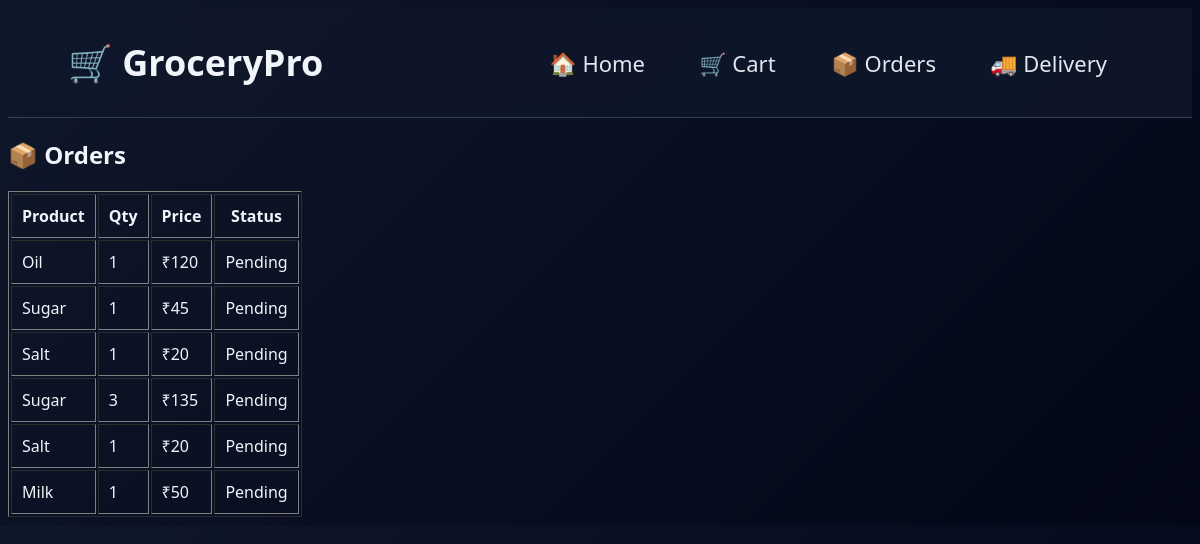
The page /orders on the database its author committed.
### tables this page shows
CREATE TABLE orders (
        id INTEGER PRIMARY KEY AUTOINCREMENT,
        name TEXT,
        qty INTEGER,
        price INTEGER,
        status TEXT
    );

### app.py (the view)
@app.route("/orders")
def orders():
    conn = sqlite3.connect("database.db")
    c = conn.cursor()
    c.execute("SELECT * FROM orders")
    data = c.fetchall()
    conn.close()
    orders = [{
        "name": d[1],
        "qty": d[2],
        "price": d[3],
        "status": d[4]
    } for d in data]
    return render_template("orders.html", orders=orders)

### templates/orders.html
{% extends "base.html" %}
{% block content %}
<h2>📦 Orders</h2>
{% if orders %}
<table border="1" cellpadding="10">
    <tr>
        <th>Product</th>
        <th>Qty</th>
        <th>Price</th>
        <th>Status</th>
    </tr>
    {% for o in orders %}
    <tr>
        <td>{{ o.name }}</td>
        <td>{{ o.qty }}</td>
        <td>₹{{ o.price }}</td>
        <td>{{ o.status }}</td>
    </tr>
    {% endfor %}
</table>
{% else %}
<p>No orders yet</p>
{% endif %}
{% endblock %}

### static/style.css (style rules this page uses)
body.dark { background: linear-gradient(135deg, #0f172a, #020617); color: #f1f5f9; font-family: "Segoe UI", sans-serif; }

### rows shown on the page
orders: name "Oil", qty "1", price "120", status "Pending"
orders: name "Sugar", qty "1", price "45", status "Pending"
orders: name "Salt", qty "1", price "20", status "Pending"
orders: name "Sugar", qty "3", price "135", status "Pending"
orders: name "Salt", qty "1", price "20", status "Pending"
orders: name "Milk", qty "1", price "50", status "Pending"
